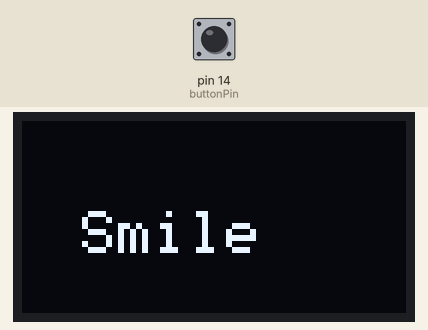
The sketch below on a simulated Arduino Uno, built with avr-gcc and run on an emulated ATmega328P. Parts: 128×64 one-colour display. The test bench sets the inputs (shaded band); at power-on: pin 14 (buttonPin) LOW.

Above: at 3.2 s.
3.3 s: pin 14 (buttonPin) pulled HIGH for 0.15 s
At 3.42 s:
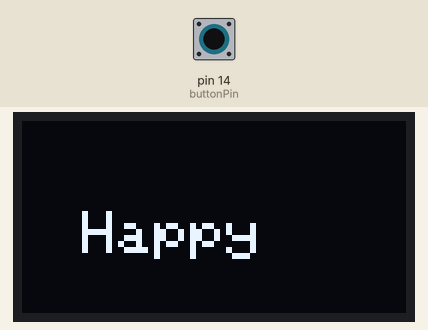
5.0 s: pin 14 (buttonPin) pulled HIGH for 3.2 s
Timing chart, 0 to 8.0 s (numbered marks = the images above; inputs shaded):
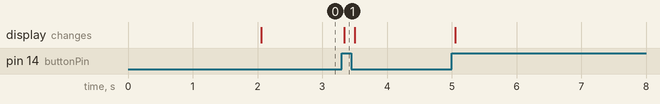

Measured:
- after the input at 3.3 s, the display: changes at once (image 1)

The sketch:

exp18-2.ino
```cpp
#include <Wire.h>
#include <Adafruit_GFX.h>
#include <Adafruit_SSD1306.h>
#define OLED_ADDR   0x3C  // OLED I2C Address
#define SCREEN_WIDTH 128  // OLED display width  (pixels)
#define SCREEN_HEIGHT 64  // OLED display height (pixels)
#define buttonPin  14
//declare SSD1306 object connected to I2C
Adafruit_SSD1306 oled(SCREEN_WIDTH, SCREEN_HEIGHT, &Wire, -1);
void setup()
{
   delay(2000);                // Wait for initializing
   // initialize OLED with address 0x3C
   oled.begin(SSD1306_SWITCHCAPVCC, OLED_ADDR);
   oled.clearDisplay();        // Clear display
   oled.setTextColor(WHITE);   // Text size
   oled.setTextSize(2);        // Text color
}

void loop()
{
   oled.clearDisplay();
   int buttonPress = digitalRead(buttonPin);
   if(buttonPress == HIGH)
   {
      oled.setCursor(20, 30);
      oled.println("Happy");
   }
   else
   {
      oled.setCursor(20, 30);
      oled.println("Smile");
   }
   oled.display();
}
```
